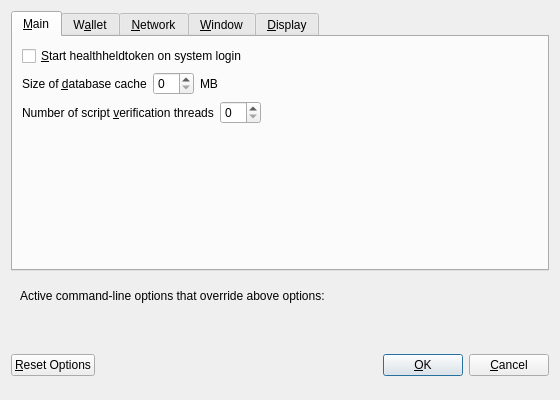
<?xml version="1.0" encoding="UTF-8"?>
<ui version="4.0">
 <class>OptionsDialog</class>
 <widget class="QDialog" name="OptionsDialog">
  <property name="geometry">
   <rect>
    <x>0</x>
    <y>0</y>
    <width>560</width>
    <height>400</height>
   </rect>
  </property>
  <property name="windowTitle">
   <string>Options</string>
  </property>
  <property name="modal">
   <bool>true</bool>
  </property>
  <layout class="QVBoxLayout" name="verticalLayout">
   <item>
    <widget class="QTabWidget" name="tabWidget">
     <property name="currentIndex">
      <number>0</number>
     </property>
     <widget class="QWidget" name="tabMain">
      <attribute name="title">
       <string>&amp;Main</string>
      </attribute>
      <layout class="QVBoxLayout" name="verticalLayout_Main">
       <item>
        <widget class="QCheckBox" name="bitcoinAtStartup">
         <property name="toolTip">
          <string>Automatically start healthheldtoken after logging in to the system.</string>
         </property>
         <property name="text">
          <string>&amp;Start healthheldtoken on system login</string>
         </property>
        </widget>
       </item>
       <item>
        <layout class="QHBoxLayout" name="horizontalLayout_2_Main">
         <item>
          <widget class="QLabel" name="databaseCacheLabel">
           <property name="text">
            <string>Size of &amp;database cache</string>
           </property>
           <property name="textFormat">
            <enum>Qt::PlainText</enum>
           </property>
           <property name="buddy">
            <cstring>databaseCache</cstring>
           </property>
          </widget>
         </item>
         <item>
          <widget class="QSpinBox" name="databaseCache"/>
         </item>
         <item>
          <widget class="QLabel" name="databaseCacheUnitLabel">
           <property name="text">
            <string>MB</string>
           </property>
           <property name="textFormat">
            <enum>Qt::PlainText</enum>
           </property>
          </widget>
         </item>
         <item>
          <spacer name="horizontalSpacer_2_Main">
           <property name="orientation">
            <enum>Qt::Horizontal</enum>
           </property>
           <property name="sizeHint" stdset="0">
            <size>
             <width>40</width>
             <height>20</height>
            </size>
           </property>
          </spacer>
         </item>
        </layout>
       </item>
       <item>
        <layout class="QHBoxLayout" name="horizontalLayout_3_Main">
         <item>
          <widget class="QLabel" name="threadsScriptVerifLabel">
           <property name="text">
            <string>Number of script &amp;verification threads</string>
           </property>
           <property name="textFormat">
            <enum>Qt::PlainText</enum>
           </property>
           <property name="buddy">
            <cstring>threadsScriptVerif</cstring>
           </property>
          </widget>
         </item>
         <item>
          <widget class="QSpinBox" name="threadsScriptVerif">
           <property name="toolTip">
            <string>(0 = auto, &lt;0 = leave that many cores free)</string>
           </property>
          </widget>
         </item>
         <item>
          <spacer name="horizontalSpacer_3_Main">
           <property name="orientation">
            <enum>Qt::Horizontal</enum>
           </property>
           <property name="sizeHint" stdset="0">
            <size>
             <width>40</width>
             <height>20</height>
            </size>
           </property>
          </spacer>
         </item>
        </layout>
       </item>
       <item>
        <spacer name="verticalSpacer_Main">
         <property name="orientation">
          <enum>Qt::Vertical</enum>
         </property>
         <property name="sizeHint" stdset="0">
          <size>
           <width>20</width>
           <height>40</height>
          </size>
         </property>
        </spacer>
       </item>
      </layout>
     </widget>
     <widget class="QWidget" name="tabWallet">
      <attribute name="title">
       <string>W&amp;allet</string>
      </attribute>
      <layout class="QVBoxLayout" name="verticalLayout_Wallet">
       <item>
        <widget class="QGroupBox" name="groupBox">
         <property name="title">
          <string>Expert</string>
         </property>
         <layout class="QVBoxLayout" name="verticalLayout_2">
          <item>
           <widget class="QCheckBox" name="coinControlFeatures">
            <property name="toolTip">
             <string>Whether to show coin control features or not.</string>
            </property>
            <property name="text">
             <string>Enable coin &amp;control features</string>
            </property>
           </widget>
          </item>
          <item>
           <widget class="QCheckBox" name="spendZeroConfChange">
            <property name="toolTip">
             <string>If you disable the spending of unconfirmed change, the change from a transaction cannot be used until that transaction has at least one confirmation. This also affects how your balance is computed.</string>
            </property>
            <property name="text">
             <string>&amp;Spend unconfirmed change</string>
            </property>
           </widget>
          </item>
         </layout>
        </widget>
       </item>
       <item>
        <spacer name="verticalSpacer_Wallet">
         <property name="orientation">
          <enum>Qt::Vertical</enum>
         </property>
         <property name="sizeHint" stdset="0">
          <size>
           <width>20</width>
           <height>40</height>
          </size>
         </property>
        </spacer>
       </item>
      </layout>
     </widget>
     <widget class="QWidget" name="tabNetwork">
      <attribute name="title">
       <string>&amp;Network</string>
      </attribute>
      <layout class="QVBoxLayout" name="verticalLayout_Network">
       <item>
        <widget class="QCheckBox" name="mapPortUpnp">
         <property name="toolTip">
          <string>Automatically open the healthheldtoken client port on the router. This only works when your router supports UPnP and it is enabled.</string>
         </property>
         <property name="text">
          <string>Map port using &amp;UPnP</string>
         </property>
        </widget>
       </item>
       <item>
        <widget class="QCheckBox" name="allowIncoming">
         <property name="toolTip">
          <string>Accept connections from outside</string>
         </property>
         <property name="text">
          <string>Allow incoming connections</string>
         </property>
        </widget>
       </item>
       <item>
        <widget class="QCheckBox" name="connectSocks">
         <property name="toolTip">
          <string>Connect to the healthheldtoken network through a SOCKS5 proxy.</string>
         </property>
         <property name="text">
          <string>&amp;Connect through SOCKS5 proxy (default proxy):</string>
         </property>
        </widget>
       </item>
       <item>
        <layout class="QHBoxLayout" name="horizontalLayout_1_Network">
         <item>
          <widget class="QLabel" name="proxyIpLabel">
           <property name="text">
            <string>Proxy &amp;IP:</string>
           </property>
           <property name="textFormat">
            <enum>Qt::PlainText</enum>
           </property>
           <property name="buddy">
            <cstring>proxyIp</cstring>
           </property>
          </widget>
         </item>
         <item>
          <widget class="QValidatedLineEdit" name="proxyIp">
           <property name="minimumSize">
            <size>
             <width>140</width>
             <height>0</height>
            </size>
           </property>
           <property name="maximumSize">
            <size>
             <width>140</width>
             <height>16777215</height>
            </size>
           </property>
           <property name="toolTip">
            <string>IP address of the proxy (e.g. IPv4: 127.0.0.1 / IPv6: ::1)</string>
           </property>
          </widget>
         </item>
         <item>
          <widget class="QLabel" name="proxyPortLabel">
           <property name="text">
            <string>&amp;Port:</string>
           </property>
           <property name="textFormat">
            <enum>Qt::PlainText</enum>
           </property>
           <property name="buddy">
            <cstring>proxyPort</cstring>
           </property>
          </widget>
         </item>
         <item>
          <widget class="QLineEdit" name="proxyPort">
           <property name="minimumSize">
            <size>
             <width>55</width>
             <height>0</height>
            </size>
           </property>
           <property name="maximumSize">
            <size>
             <width>55</width>
             <height>16777215</height>
            </size>
           </property>
           <property name="toolTip">
            <string>Port of the proxy (e.g. 9050)</string>
           </property>
          </widget>
         </item>
         <item>
          <spacer name="horizontalSpacer_1_Network">
           <property name="orientation">
            <enum>Qt::Horizontal</enum>
           </property>
           <property name="sizeHint" stdset="0">
            <size>
             <width>40</width>
             <height>20</height>
            </size>
           </property>
          </spacer>
         </item>
        </layout>
       </item>
       <item>
        <spacer name="verticalSpacer_Network">
         <property name="orientation">
          <enum>Qt::Vertical</enum>
         </property>
         <property name="sizeHint" stdset="0">
          <size>
           <width>20</width>
           <height>40</height>
          </size>
         </property>
        </spacer>
       </item>
      </layout>
     </widget>
     <widget class="QWidget" name="tabWindow">
      <attribute name="title">
       <string>&amp;Window</string>
      </attribute>
      <layout class="QVBoxLayout" name="verticalLayout_Window">
       <item>
        <widget class="QCheckBox" name="minimizeToTray">
         <property name="toolTip">
          <string>Show only a tray icon after minimizing the window.</string>
         </property>
         <property name="text">
          <string>&amp;Minimize to the tray instead of the taskbar</string>
         </property>
        </widget>
       </item>
       <item>
        <widget class="QCheckBox" name="minimizeOnClose">
         <property name="toolTip">
          <string>Minimize instead of exit the application when the window is closed. When this option is enabled, the application will be closed only after selecting Quit in the menu.</string>
         </property>
         <property name="text">
          <string>M&amp;inimize on close</string>
         </property>
        </widget>
       </item>
       <item>
        <spacer name="verticalSpacer_Window">
         <property name="orientation">
          <enum>Qt::Vertical</enum>
         </property>
         <property name="sizeHint" stdset="0">
          <size>
           <width>20</width>
           <height>40</height>
          </size>
         </property>
        </spacer>
       </item>
      </layout>
     </widget>
     <widget class="QWidget" name="tabDisplay">
      <attribute name="title">
       <string>&amp;Display</string>
      </attribute>
      <layout class="QVBoxLayout" name="verticalLayout_Display">
       <item>
        <layout class="QHBoxLayout" name="horizontalLayout_1_Display">
         <item>
          <widget class="QLabel" name="langLabel">
           <property name="text">
            <string>User Interface &amp;language:</string>
           </property>
           <property name="textFormat">
            <enum>Qt::PlainText</enum>
           </property>
           <property name="buddy">
            <cstring>lang</cstring>
           </property>
          </widget>
         </item>
         <item>
          <widget class="QValueComboBox" name="lang">
           <property name="toolTip">
            <string>The user interface language can be set here. This setting will take effect after restarting healthheldtoken.</string>
           </property>
          </widget>
         </item>
        </layout>
       </item>
       <item>
        <layout class="QHBoxLayout" name="horizontalLayout_2_Display">
         <item>
          <widget class="QLabel" name="unitLabel">
           <property name="text">
            <string>&amp;Unit to show amounts in:</string>
           </property>
           <property name="textFormat">
            <enum>Qt::PlainText</enum>
           </property>
           <property name="buddy">
            <cstring>unit</cstring>
           </property>
          </widget>
         </item>
         <item>
          <widget class="QValueComboBox" name="unit">
           <property name="toolTip">
            <string>Choose the default subdivision unit to show in the interface and when sending coins.</string>
           </property>
          </widget>
         </item>
        </layout>
       </item>
       <item>
        <layout class="QHBoxLayout" name="horizontalLayout_3_Display">
         <item>
          <widget class="QLabel" name="thirdPartyTxUrlsLabel">
           <property name="toolTip">
            <string>Third party URLs (e.g. a block explorer) that appear in the transactions tab as context menu items. %s in the URL is replaced by transaction hash. Multiple URLs are separated by vertical bar |.</string>
           </property>
           <property name="text">
            <string>Third party transaction URLs</string>
           </property>
           <property name="buddy">
            <cstring>thirdPartyTxUrls</cstring>
           </property>
          </widget>
         </item>
         <item>
          <widget class="QLineEdit" name="thirdPartyTxUrls">
           <property name="toolTip">
            <string>Third party URLs (e.g. a block explorer) that appear in the transactions tab as context menu items. %s in the URL is replaced by transaction hash. Multiple URLs are separated by vertical bar |.</string>
           </property>
          </widget>
         </item>
        </layout>
       </item>
       <item>
        <spacer name="verticalSpacer_Display">
         <property name="orientation">
          <enum>Qt::Vertical</enum>
         </property>
         <property name="sizeHint" stdset="0">
          <size>
           <width>20</width>
           <height>40</height>
          </size>
         </property>
        </spacer>
       </item>
      </layout>
     </widget>
    </widget>
   </item>
   <item>
    <widget class="QFrame" name="frame">
     <layout class="QVBoxLayout" name="verticalLayout_Bottom">
      <item>
       <layout class="QHBoxLayout" name="horizontalLayout_Bottom">
        <item>
         <widget class="QLabel" name="overriddenByCommandLineInfoLabel">
          <property name="text">
           <string>Active command-line options that override above options:</string>
          </property>
          <property name="textFormat">
           <enum>Qt::PlainText</enum>
          </property>
         </widget>
        </item>
        <item>
         <spacer name="horizontalSpacer_Bottom">
          <property name="orientation">
           <enum>Qt::Horizontal</enum>
          </property>
          <property name="sizeHint" stdset="0">
           <size>
            <width>40</width>
            <height>20</height>
           </size>
          </property>
         </spacer>
        </item>
       </layout>
      </item>
      <item>
       <widget class="QLabel" name="overriddenByCommandLineLabel">
        <property name="text">
         <string/>
        </property>
        <property name="textFormat">
         <enum>Qt::PlainText</enum>
        </property>
        <property name="wordWrap">
         <bool>true</bool>
        </property>
       </widget>
      </item>
     </layout>
    </widget>
   </item>
   <item>
    <layout class="QHBoxLayout" name="horizontalLayout_Buttons">
     <item>
      <widget class="QPushButton" name="resetButton">
       <property name="toolTip">
        <string>Reset all client options to default.</string>
       </property>
       <property name="text">
        <string>&amp;Reset Options</string>
       </property>
       <property name="autoDefault">
        <bool>false</bool>
       </property>
      </widget>
     </item>
     <item>
      <spacer name="horizontalSpacer_1">
       <property name="orientation">
        <enum>Qt::Horizontal</enum>
       </property>
       <property name="sizeHint" stdset="0">
        <size>
         <width>40</width>
         <height>48</height>
        </size>
       </property>
      </spacer>
     </item>
     <item>
      <widget class="QLabel" name="statusLabel">
       <property name="minimumSize">
        <size>
         <width>200</width>
         <height>0</height>
        </size>
       </property>
       <property name="font">
        <font>
         <weight>75</weight>
         <bold>true</bold>
        </font>
       </property>
       <property name="text">
        <string/>
       </property>
       <property name="textFormat">
        <enum>Qt::PlainText</enum>
       </property>
       <property name="wordWrap">
        <bool>true</bool>
       </property>
      </widget>
     </item>
     <item>
      <spacer name="horizontalSpacer_2">
       <property name="orientation">
        <enum>Qt::Horizontal</enum>
       </property>
       <property name="sizeHint" stdset="0">
        <size>
         <width>40</width>
         <height>48</height>
        </size>
       </property>
      </spacer>
     </item>
     <item>
      <widget class="QPushButton" name="okButton">
       <property name="text">
        <string>&amp;OK</string>
       </property>
       <property name="autoDefault">
        <bool>false</bool>
       </property>
       <property name="default">
        <bool>true</bool>
       </property>
      </widget>
     </item>
     <item>
      <widget class="QPushButton" name="cancelButton">
       <property name="text">
        <string>&amp;Cancel</string>
       </property>
       <property name="autoDefault">
        <bool>false</bool>
       </property>
      </widget>
     </item>
    </layout>
   </item>
  </layout>
 </widget>
 <customwidgets>
  <customwidget>
   <class>QValidatedLineEdit</class>
   <extends>QLineEdit</extends>
   <header>qvalidatedlineedit.h</header>
  </customwidget>
  <customwidget>
   <class>QValueComboBox</class>
   <extends>QComboBox</extends>
   <header>qvaluecombobox.h</header>
  </customwidget>
 </customwidgets>
 <resources/>
 <connections/>
</ui>
